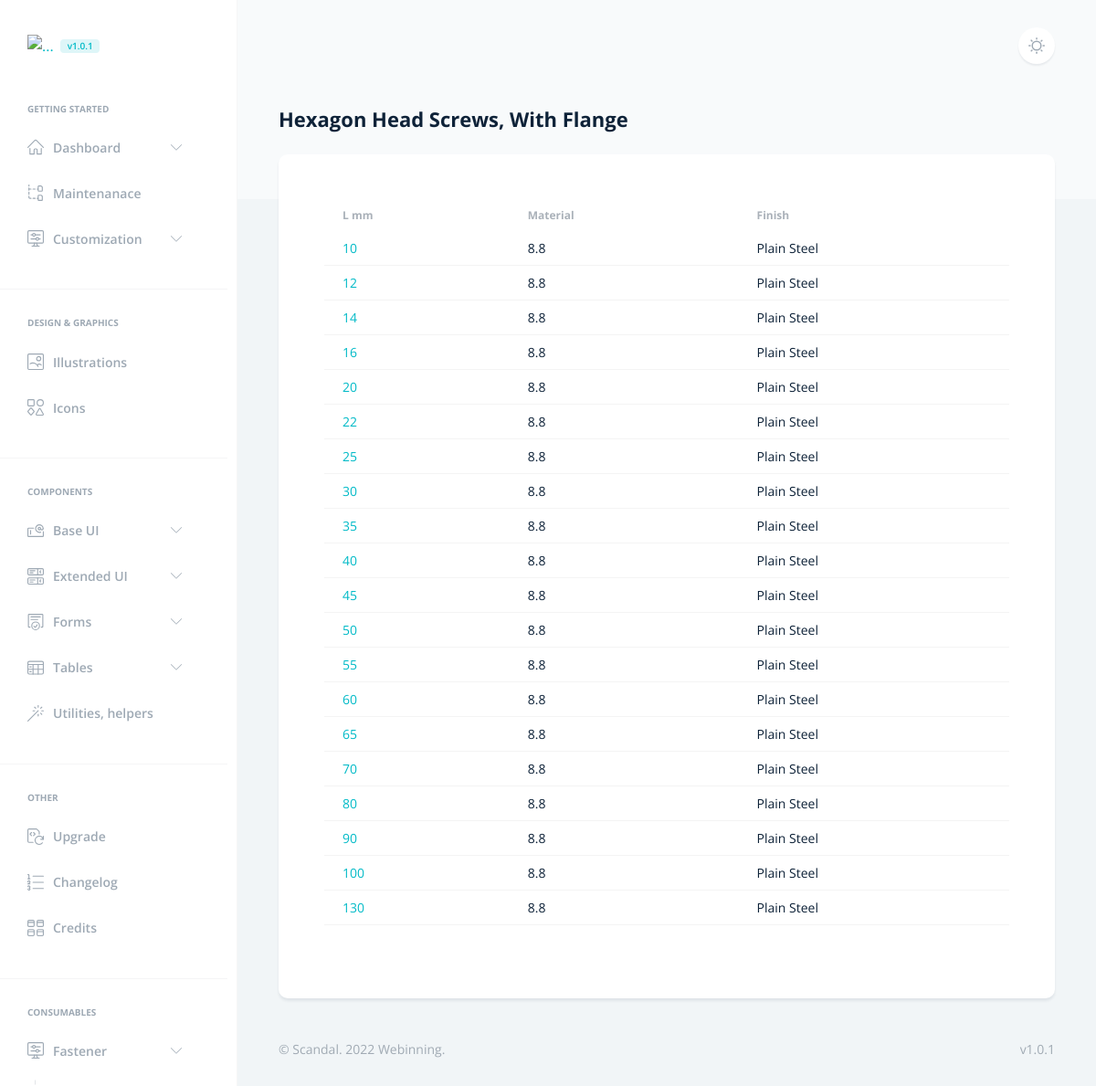
The app's page /fasteners/din6921/ with its own data.
### fasteners/models.py (models this page shows, shortened)
class DIN6921(models.Model):
    thread_length = models.IntegerField()
    material = models.DecimalField(max_digits=2, decimal_places=1, default="8.8")
    finish = models.CharField(max_length=24, default="Plain Steel")
    class Meta:
        verbose_name = "Hexagon Head Screws, With Flange DIN 6921"
        verbose_name_plural = "DIN 6921 Partly Thread"
        ordering = ['thread_length']

### fasteners/views.py (the view)
# urls.py: path('din6921/', views.din6921, name='din6921'),
def din6921(request):
    din6921_list = DIN6921.objects.order_by('thread_length')
    context = {
        'din6921_list': din6921_list,
    }
    return render(request, 'fasteners/screws/din6921.html', context)

### templates/fasteners/screws/din6921.html (shortened to what this page needs)
{% extends 'base.html' %}
{% load static %}
{% block navar %}
<li class="nav-item">
    <span class="h6 text-secondary ps-4 ps-lg-6 mb-3 d-block text-uppercase">Getting started</span>
</li>
<li class="nav-item dropdown">
    <a class="nav-link" href="#customization" data-bs-toggle="collapse" role="button" aria-expanded="false"
        aria-controls="customization">
        <span>Dashboard</span>
    </a>
</li>
<li class="nav-item">
    <a href="../docs/structure.html" class="nav-link">
        <span>Maintenanace</span>
    </a>
</li>
<li class="nav-item dropdown">
    <a class="nav-link" href="#customization" data-bs-toggle="collapse" role="button" aria-expanded="false"
        aria-controls="customization">
        <span>Customization</span>
    </a>
</li>
<li class="nav-item w-100">
    <hr>
</li>
<li class="nav-item">
    <span class="h6 text-secondary ps-4 ps-lg-6 mb-3 d-block text-uppercase">Design & Graphics</span>
</li>
<li class="nav-item">
    <a href="../docs/illustrations.html" class="nav-link">
        <span>Illustrations</span>
    </a>
</li>
<li class="nav-item">
    <a href="../docs/icons.html" class="nav-link">
        <span>Icons</span>
    </a>
</li>
<li class="nav-item w-100">
    <hr>
</li>
<li class="nav-item">
    <span class="h6 text-secondary ps-4 ps-lg-6 mb-3 d-block text-uppercase">Components</span>
</li>
<li class="nav-item dropdown">
    <a class="nav-link" href="#baseUI" data-bs-toggle="collapse" role="button" aria-expanded="false"
        aria-controls="baseUI">
        <span>Base UI</span>
    </a>
</li>
<li class="nav-item dropdown">
    <a class="nav-link" href="#extendedUI" data-bs-toggle="collapse" role="button" aria-expanded="false"
        aria-controls="extendedUI">
        <span>Extended UI</span>
    </a>
</li>
<li class="nav-item dropdown">
    <a class="nav-link" href="#forms" data-bs-toggle="collapse" role="button" aria-expanded="false"
        aria-controls="forms">
        <span>Forms</span>
    </a>
</li>
<li class="nav-item dropdown">
    <a class="nav-link" href="#tables" data-bs-toggle="collapse" role="button" aria-expanded="false"
        aria-controls="tables">
        <span>Tables</span>
    </a>
</li>
<li class="nav-item">
    <a href="../docs/utilities-helpers.html" class="nav-link">
        <span>Utilities, helpers</span>
    </a>
</li>
<li class="nav-item w-100">
    <hr>
</li>
<li class="nav-item">
    <span class="h6 text-secondary ps-4 ps-lg-6 mb-3 d-block text-uppercase">Other</span>
</li>
<li class="nav-item">
    <a href="../docs/upgrade.html" class="nav-link">
        <span>Upgrade</span>
    </a>
</li>
<li class="nav-item">
    <a href="../docs/changelog.html" class="nav-link">
        <span>Changelog</span>
    </a>
</li>
<li class="nav-item">
    <a href="{% url 'maint:credit' %}" class="nav-link">
        <span>Credits</span>
    </a>
</li>
<li class="nav-item w-100">
    <hr>
</li>
<li class="nav-item">
    <span class="h6 text-secondary ps-4 ps-lg-6 mb-3 d-block text-uppercase">Consumables</span>
</li>
<li class="nav-item dropdown">
    <a class="nav-link" href="#fasteners" data-bs-toggle="collapse" role="button" aria-expanded="false"
        aria-controls="customization">
        <span>Fastener</span>
    </a>
</li>
{% endblock %}
{% block body%}
<h1 class="h2">Hexagon Head Screws, With Flange</h1>
<div class="row">
    <div class="col">
        <div class="card border-0 p-md-6">
            <div class="card-body">
                <div class="row">
                    <div class="col">
{% if din6921_list %}
<div class="table-responsive">
    <table class="table table-hover table-sm">
        <thead>
            <tr>
                <th>L mm</th>
                <th>Material</th>
                <th>Finish</th>
            </tr>
        </thead>
        {% for din6921 in din6921_list %}
        <tbody>
            <tr>
                <td><a href="{% url 'fasteners:din6921_detail' din6921.id %}">{{ din6921.thread_length }}</a></td>
                <td>{{ din6921.material }}</td>
                <td>{{ din6921.finish}}</td>
            </tr>
        </tbody>
    {% endfor %}
    </table>
</div>
{% else %}
    <p>No Hexagon Head Screws, With Flange in database.</p>
{% endif %}
                    </div>
                </div>
            </div>
        </div>
    </div>
</div>
{% endblock %}

### records on screen
DIN6921: thread_length "10", material "8.8", finish "Plain Steel"
DIN6921: thread_length "12", material "8.8", finish "Plain Steel"
DIN6921: thread_length "14", material "8.8", finish "Plain Steel"
DIN6921: thread_length "16", material "8.8", finish "Plain Steel"
DIN6921: thread_length "20", material "8.8", finish "Plain Steel"
DIN6921: thread_length "22", material "8.8", finish "Plain Steel"
DIN6921: thread_length "25", material "8.8", finish "Plain Steel"
DIN6921: thread_length "30", material "8.8", finish "Plain Steel"
DIN6921: thread_length "35", material "8.8", finish "Plain Steel"
DIN6921: thread_length "40", material "8.8", finish "Plain Steel"
DIN6921: thread_length "45", material "8.8", finish "Plain Steel"
DIN6921: thread_length "50", material "8.8", finish "Plain Steel"
DIN6921: thread_length "55", material "8.8", finish "Plain Steel"
DIN6921: thread_length "60", material "8.8", finish "Plain Steel"
DIN6921: thread_length "65", material "8.8", finish "Plain Steel"
DIN6921: thread_length "70", material "8.8", finish "Plain Steel"
DIN6921: thread_length "80", material "8.8", finish "Plain Steel"
DIN6921: thread_length "90", material "8.8", finish "Plain Steel"
DIN6921: thread_length "100", material "8.8", finish "Plain Steel"
DIN6921: thread_length "130", material "8.8", finish "Plain Steel"
